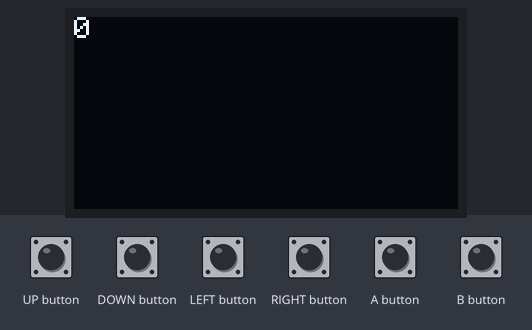
Simulated run of this sketch. Board: Arduboy, built with avr-gcc and run on an emulated ATmega32U4. Shown: 128×64 one-colour display. Inputs (shaded band) come from the test bench.

Above: at 1.2 s.
1.3 s: DOWN button pressed for 1 s
At 3.4 s:
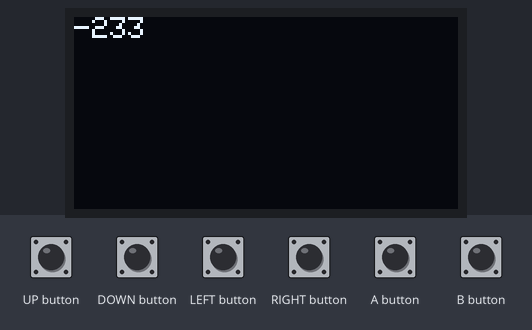
3.8 s: UP button pressed for 0.15 s
At 5.1 s:
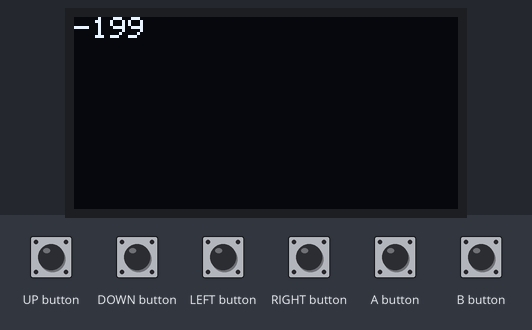
5.4 s: UP button pressed for 1 s
At 7.6 s:
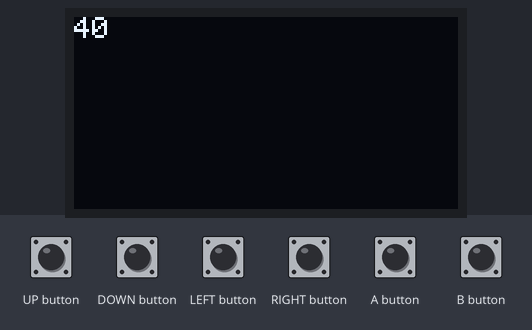
7.9 s: DOWN button pressed for 0.15 s
At 8.4 s:
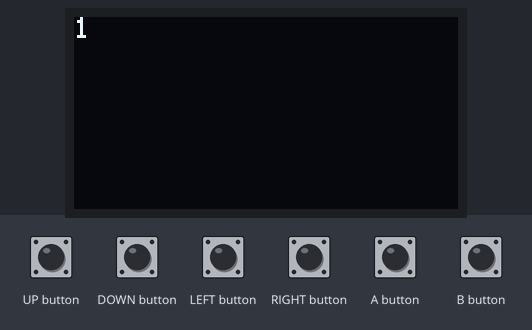
Timing chart, 0 to 10.5 s (numbered marks = the images above; inputs shaded):
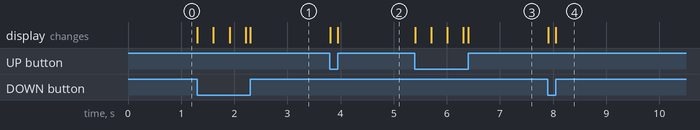

The sketch:

arduboy_printCounter.ino
```cpp
// (licence header left out)
// Add Aruboy library support
#include <Arduboy2.h>

// Initialize Arudoy object
Arduboy2 arduboy;

//Initialize counter variable
int counter;

void setup() {
  // This function runs once in your game.
  // use it for anything that needs to be set only once in your game.

  // Start Arduboy and show logo
  arduboy.begin();
  // Clears screen
  arduboy.clear();
  // Assign counter an initial value of zero
  counter = 0;
}

void loop() {
  // our main game loop, this runs once every cycle/frame.
  // this is where our game logic goes.

  // Clear the screen at top of each loop
  arduboy.clear();
  //Check if the UP_BUTTON is being pressed
  if ( arduboy.pressed(UP_BUTTON) ) {
    //Increase counter by 1
    counter = counter + 1;
  }
  //Check if the DOWN_BUTTON is being pressed
  if ( arduboy.pressed(DOWN_BUTTON) ) {
    //Decrease counter
    counter = counter - 1;
  }
  //Check if counter is equal to 36
  if ( counter == 36 ) {
    arduboy.setCursor(30, 30);
    arduboy.print("Yay!");
  }
  // Set cursor locarion to top left corner of screen
  arduboy.setCursor(0, 0);
  // Print out the counter's value on the Arduboy's screen
  arduboy.print(counter);
  // Refresh the screen with whatever we printed to it
  arduboy.display();
}
```

Measured:
- after the input at 1.3 s, the display: first changes at once (image 1 shows a later state)
- after the input at 3.8 s, the display: first changes at once (image 2 shows a later state)
- after the input at 5.4 s, the display: first changes at once (image 3 shows a later state)
- after the input at 7.9 s, the display: first changes at once (image 4 shows a later state)
